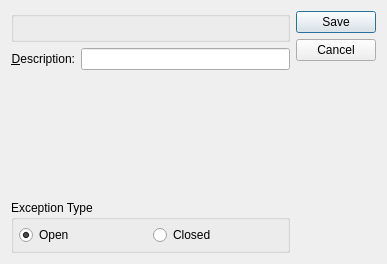
<?xml version="1.0" encoding="UTF-8"?>
<ui version="4.0">
 <comment>This file is part of the xtmfg Package for xTuple ERP,
and is Copyright (c) 1999-2014 by OpenMFG LLC, d/b/a xTuple.  It
is licensed to you under the xTuple End-User License Agreement (&quot;the
EULA&quot;), the full text of which is available at www.xtuple.com/EULA.
While the EULA gives you access to source code and encourages your
involvement in the development process, this Package is not free
software.  By using this software, you agree to be bound by the
terms of the EULA.</comment>
 <class>whseCalendar</class>
 <widget class="QDialog" name="whseCalendar">
  <property name="enabled">
   <bool>true</bool>
  </property>
  <property name="geometry">
   <rect>
    <x>0</x>
    <y>0</y>
    <width>387</width>
    <height>264</height>
   </rect>
  </property>
  <property name="windowTitle">
   <string>Site Calendar Exception</string>
  </property>
  <layout class="QGridLayout" name="gridLayout">
   <item row="0" column="0">
    <widget class="WarehouseGroup" name="_warehouse">
     <property name="focusPolicy">
      <enum>Qt::TabFocus</enum>
     </property>
     <property name="title">
      <string/>
     </property>
     <property name="fixedSize">
      <bool>false</bool>
     </property>
    </widget>
   </item>
   <item row="0" column="1" rowspan="4">
    <widget class="QDialogButtonBox" name="_buttonBox">
     <property name="orientation">
      <enum>Qt::Vertical</enum>
     </property>
     <property name="standardButtons">
      <set>QDialogButtonBox::Cancel|QDialogButtonBox::Save</set>
     </property>
    </widget>
   </item>
   <item row="1" column="0">
    <layout class="QHBoxLayout">
     <item>
      <widget class="QLabel" name="_descriptionLit">
       <property name="text">
        <string>&amp;Description:</string>
       </property>
       <property name="alignment">
        <set>Qt::AlignRight|Qt::AlignTrailing|Qt::AlignVCenter</set>
       </property>
       <property name="buddy">
        <cstring>_description</cstring>
       </property>
      </widget>
     </item>
     <item>
      <widget class="QLineEdit" name="_description"/>
     </item>
    </layout>
   </item>
   <item row="2" column="0">
    <layout class="QHBoxLayout">
     <item>
      <layout class="QVBoxLayout">
       <property name="spacing">
        <number>0</number>
       </property>
       <item>
        <widget class="DateCluster" name="_dates">
        </widget>
       </item>
       <item>
        <spacer>
         <property name="orientation">
          <enum>Qt::Vertical</enum>
         </property>
         <property name="sizeType">
          <enum>QSizePolicy::Expanding</enum>
         </property>
         <property name="sizeHint" stdset="0">
          <size>
           <width>20</width>
           <height>0</height>
          </size>
         </property>
        </spacer>
       </item>
      </layout>
     </item>
     <item>
      <spacer>
       <property name="orientation">
        <enum>Qt::Horizontal</enum>
       </property>
       <property name="sizeType">
        <enum>QSizePolicy::Expanding</enum>
       </property>
       <property name="sizeHint" stdset="0">
        <size>
         <width>20</width>
         <height>40</height>
        </size>
       </property>
      </spacer>
     </item>
    </layout>
   </item>
   <item row="3" column="0">
    <widget class="QGroupBox" name="_activeGroup">
     <property name="title">
      <string>Exception Type</string>
     </property>
     <layout class="QHBoxLayout">
      <property name="spacing">
       <number>5</number>
      </property>
      <property name="margin">
       <number>5</number>
      </property>
      <item>
       <widget class="QRadioButton" name="_active">
        <property name="text">
         <string>Open</string>
        </property>
        <property name="checked">
         <bool>true</bool>
        </property>
       </widget>
      </item>
      <item>
       <widget class="QRadioButton" name="_inactive">
        <property name="text">
         <string>Closed</string>
        </property>
       </widget>
      </item>
     </layout>
    </widget>
   </item>
  </layout>
 </widget>
 <layoutdefault spacing="6" margin="11"/>
 <pixmapfunction>qPixmapFromMimeSource</pixmapfunction>
 <customwidgets>
  <customwidget>
   <class>DateCluster</class>
   <extends>QWidget</extends>
   <header>datecluster.h</header>
   <container>1</container>
  </customwidget>
  <customwidget>
   <class>WarehouseGroup</class>
   <extends>QGroupBox</extends>
   <header>warehousegroup.h</header>
   <container>1</container>
  </customwidget>
 </customwidgets>
 <resources/>
 <connections/>
</ui>
